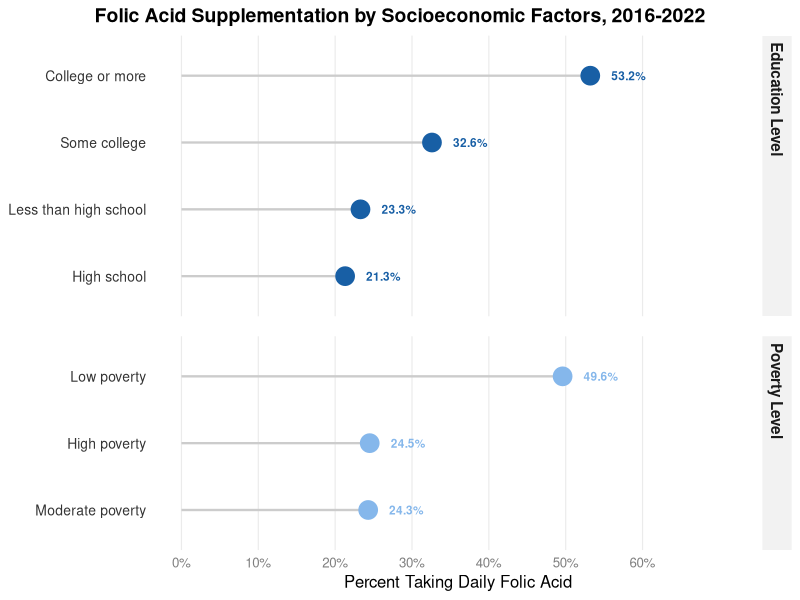
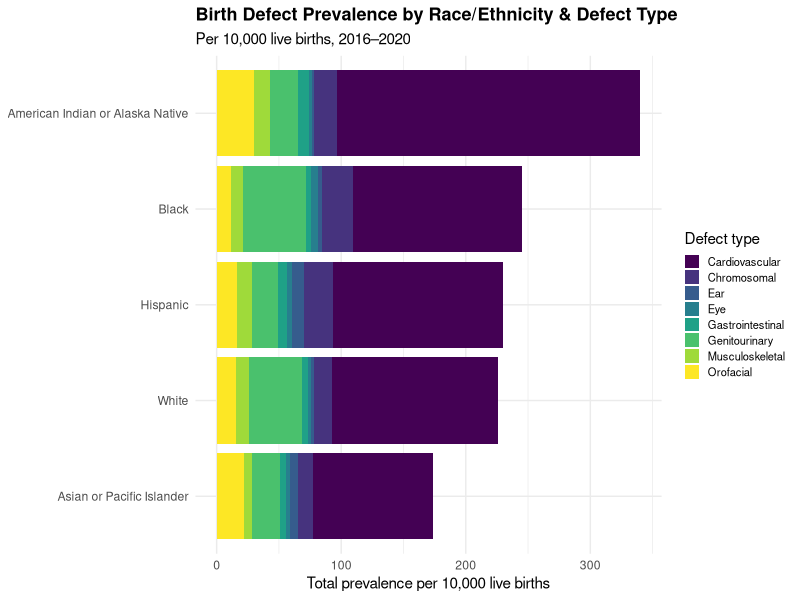
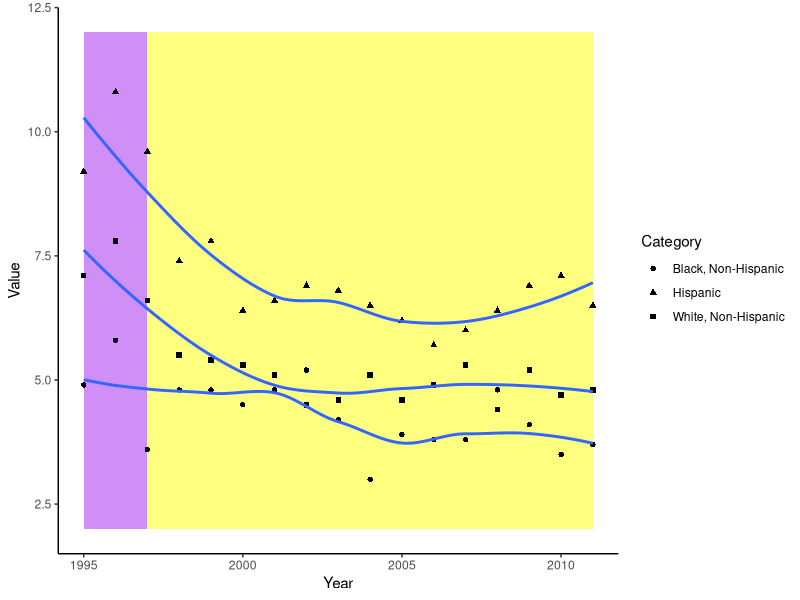

Write the R code that produced these figures, in order.
## ---- chunk 1
library(tidyverse)
library(tidytext)

folic_master <- read.csv('data/raw/Birth Defects_Folic Acid.csv')

folic_master %>%
  filter(
    Subtopic == "Folic Acid Use",
    Variable %in% c("Education Level", "Poverty Level")
  ) %>%
  group_by(Variable, Category) %>%
  summarize(pct = mean(Value, na.rm = TRUE), .groups = "drop") %>%
  mutate(Category = reorder_within(Category, pct, Variable)) %>%
  ggplot(aes(x = pct, y = Category, color = Variable)) +
  geom_segment(aes(x = 0, xend = pct, yend = Category), linewidth = 0.8, color = "grey80") +
  geom_point(size = 6) +
  geom_text(aes(label = paste0(round(pct, 1), "%")), nudge_x = 5, size = 3,
            fontface = "bold", show.legend = FALSE) +
  scale_y_reordered() +
  scale_color_manual(values = c("Education Level" = "#185FA5", "Poverty Level" = "#85B7EB")) +
  scale_x_continuous(limits = c(0, 72), breaks = seq(0, 60, 10),
                     labels = scales::label_percent(scale = 1)) +
  facet_grid(Variable ~ ., scales = "free_y", space = "free_y") +
  labs(
    title = "Folic Acid Supplementation by Socioeconomic Factors, 2016-2022",
    x = "Percent Taking Daily Folic Acid", y = NULL, color = NULL
  ) +
  theme_minimal(base_size = 12) +
  theme(
    legend.position = "none",
    strip.text = element_text(face = "bold", size = 11, hjust = 0),
    strip.background = element_rect(fill = "grey95", color = NA),
    plot.title.position = "plot",  
    plot.title = element_text(face = "bold", size = 14, hjust = 0.5),
    axis.text.y = element_text(size = 10, color = "grey20"),
    axis.text.x = element_text(color = "grey50"),
    panel.grid.major.y = element_blank(),
    panel.grid.minor = element_blank(),
    panel.grid.major.x = element_line(color = "grey92", linewidth = 0.4),
    panel.spacing = unit(1, "lines")
  )
## ---- chunk 2
maternal_master <- read.csv('data/raw/Birth Defects_Maternal Characteristics.csv')

maternal_stacked <- maternal_master %>%
  filter(
    Variable == "Maternal race/ethnicity",
    !Category %in% c("All races/ethnicities combined", "Other/Unknown")
  ) %>%
  group_by(Category, Note) %>%
  summarize(avg_prevalence = sum(Value, na.rm = TRUE), .groups = "drop") %>%
  mutate(Note = str_remove(Note, " \\(.*\\)"), Category = str_remove(Category, ",? Non-Hispanic| Non-Hispanic|/Non-Hispanic")) %>%
  group_by(Category) %>%
  mutate(total = sum(avg_prevalence)) %>% 
  ungroup()

ggplot(maternal_stacked, aes(x = reorder(Category, total),
                              y = avg_prevalence, 
                              fill = Note)) +
  geom_col() +
  coord_flip() +
  scale_fill_viridis_d(option = "viridis") +
  labs(
    title = "Birth Defect Prevalence by Race/Ethnicity & Defect Type",
    subtitle = "Per 10,000 live births, 2016–2020",
    x = NULL,
    y = "Total prevalence per 10,000 live births",
    fill = "Defect type"
  ) +
  theme_minimal() +
  theme(legend.position = "right",
        legend.text = element_text(size = 8),
        plot.title = element_text(face = "bold", size = 13),
        legend.key.size = unit(0.4, "cm")
        )
## ---- chunk 3
rates <- read.csv('data/raw/Birth Defects_ntd_rates_data.csv')

rates_clean <- rates %>%
  select(Year, Value, Category, Note) 

  ggplot(rates_clean, aes(x = Year, y = Value, shape = Category)) +
    annotate("rect", xmin = 1995, xmax = 1997, ymin = 2, ymax = 12, alpha = 0.5, fill = "purple") +
    annotate("rect", xmin = 1997, xmax = 2011, ymin = 2, ymax = 12, alpha = 0.5, fill = "yellow") +
    geom_point() +
    geom_smooth(se = FALSE) +
    theme_classic()
